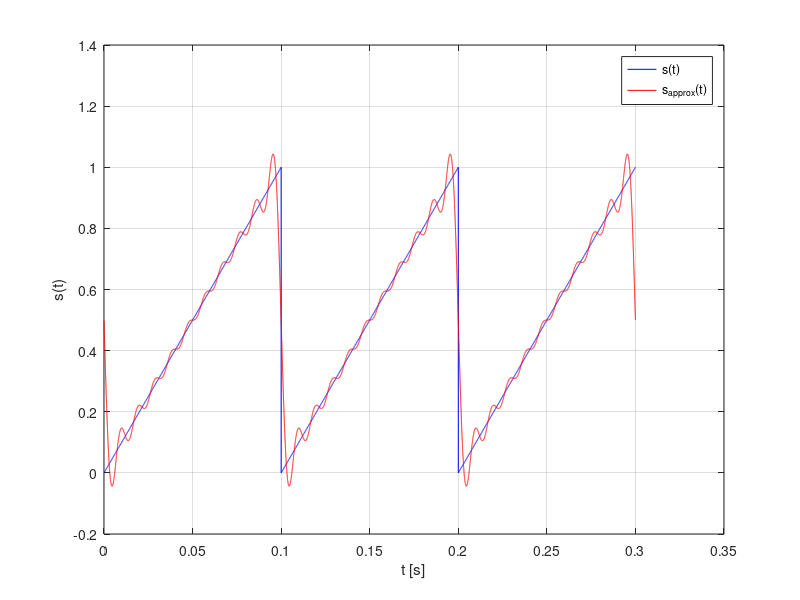
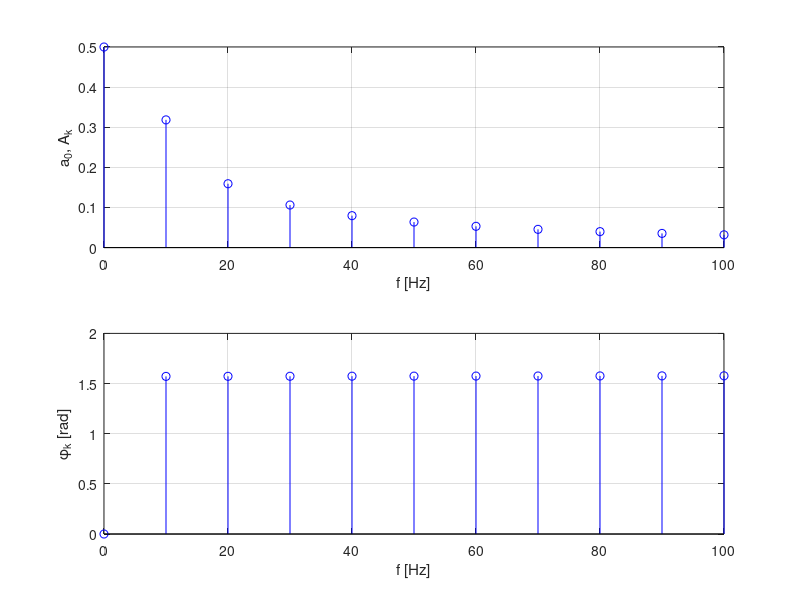

Here is the MATLAB script that generated these plots, in order:
clear all
close all

Amp=1; % Amplitude
T0=0.1; % Period
bias=0; % Y-axis shift
ini_phase=0; % X-axis shift (initial phase)
duty_cycle=0.5; % Duty cycle (for rectangular pulses only)
K=10; % Number of harmonics 
dt=1.0e-5; % Time step (lower value - better accuracy)
f0=1/T0; % Frequency
w0=2*pi*f0; % Angular frequensy
t=0:dt:T0-dt; % Time

s=(Amp/T0)*t; % Sawtooth
% s=Amp*cos(w0*t); % Cosine
% s=Amp*double(t<=duty_cycle*T0); % Rectangular

s=s+bias; % Y-axis shift
s=circshift(s',-round(ini_phase*length(s)/(2*pi)))'; % X-axis shift

% Analysis
a=zeros(1,K); % Even components
b=zeros(1,K); % Odd components
A=zeros(1,K); % Amplitudes
phi=zeros(1,K); % Initial phases
a0=(1/T0)*trapz(s)*dt; % a0 coefficient (DC level)
phi0=0; % Always zero

for k=1:K
    a(k)=(2/T0)*trapz(s.*cos(k*w0*t)*dt); % Even component
    b(k)=(2/T0)*trapz(s.*sin(k*w0*t)*dt); % Odd component
    A(k)=sqrt(a(k).^2+b(k).^2); % Amplitude
    phi(k)=-atan2(b(k),a(k)); % Phase
end

% Synthesis
s_=zeros(1,length(t)); % Synthesyzed signal
s_=s_+a0; % DC livel
for k=1:K
    s_=s_+A(k)*cos(k*w0*t+phi(k)); % Add a harmonic
end

% Plots
figure('Name','Signal')
plot(linspace(0,3*T0,3*length(s)),[s s s],'b'); % Plot 3 periods
hold on
plot(linspace(0,3*T0,3*length(s_)),[s_ s_ s_],'r'); % Plot 3 periods
xlabel('t [s]'); % X-label                                                             
ylabel('s(t)'); % Y-label
legend('s(t)','s_{approx}(t)'); % Legend
grid on
f=(0:K)*f0; % Frequencies 
figure('Name','Spectrum')
ax1=subplot(2,1,1); % First subplot
stem(f,[a0 A],'b'); % Amplitude spectrum
xlabel('f [Hz]'); % X-label
ylabel(['a_{0}' ', ' 'A_{k}']); % Y-label
grid on
ax2=subplot(2,1,2); % Second subplot
stem(f,[phi0 phi],'b'); % Phase spectrum
xlabel('f [Hz]'); % X-label                                                             
ylabel('\phi_{k} [rad]'); % Y-label
grid on
linkaxes([ax1,ax2],'x'); % Same scale and position

